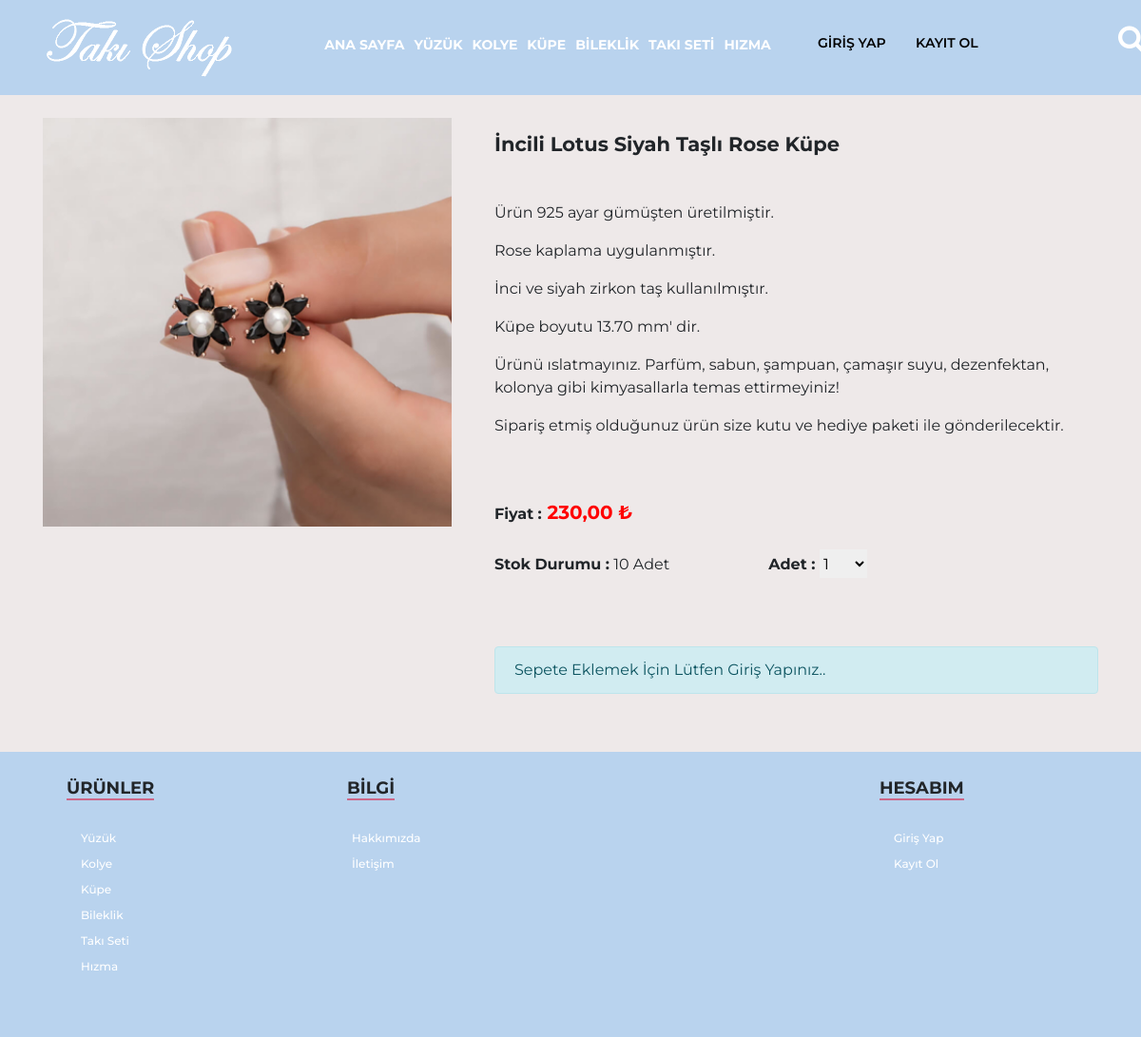
The app's page /urunbilgi.php?urun_id=29 with its own data.
### tables this page shows
CREATE TABLE `urunler` (
  `urun_id` int(11) NOT NULL,
  `urun_resim` varchar(255) NOT NULL,
  `urun_ad` varchar(255) NOT NULL,
  `urun_fiyat` varchar(255) NOT NULL,
  `urun_stok` varchar(255) NOT NULL,
  `urun_kategori` varchar(255) NOT NULL,
  `urun_onecikan` enum('1','2') NOT NULL,
  `urun_aciklama` varchar(1250) NOT NULL
);

### urunbilgi.php (the view, shortened to what this page needs)
<?php include "header.php";
$urunsor=$db->prepare("SELECT * FROM urunler where urun_id=:id");
$urunsor->execute(array(
    'id' => $_GET['urun_id']
));
$uruncek=$urunsor->fetch(PDO::FETCH_ASSOC);
?>
	<div class="container">
		<div class="row">
			<div class="col-md-5">
				<img src="admin/<?php echo $uruncek['urun_resim']; ?>" width="430">
			</div>
			<div class="col-md-7">
					<h3 style="margin-top: 15px;font-size: 21px;font-weight: bold"><?php echo $uruncek['urun_ad']; ?></h3><br>
					<p><?php echo $uruncek['urun_aciklama']; ?></p>
					<br>
					<br>
						<form action="admin/x/islem.php" method="POST">
<b>Fiyat :</b><span style="color: red;font-weight: bold;font-size: 20px;"> 230,00 ₺</span>
					<br><br>
				<b>	Stok Durumu :</b>  <span>
						<?php
							if($uruncek['urun_stok']<1){?>
							<span style="color: red;">Stok Tükendi</span>
						<?php }else{
echo $uruncek['urun_stok']." Adet";
}
						 ?>
</span>
					<b style="margin-left: 100px;">Adet : </b>
					<select name="urun_stok" id="" style="width: 50px;height: 30px; outline: none;border: 0;">
						<option value="1">1</option>
					</select>
					<br><br><br><br>
						<?php if(isset($_SESSION['userkullanici_mail'])){
						?>
					<center><button name="sepet_ekle" class="buton1">SEPETE EKLE</button></center>
				<?php }else {?><div class="alert alert-info" role="alert">
  Sepete Eklemek İçin Lütfen Giriş Yapınız..
</div>
<?php } ?>
</form>
								</div>
		</div>
	</div>
<?php include "footer.php"; ?>

### css/style.css (style rules this page uses)
* { list-style: none; font-family: 'Montserrat', sans-serif; }

### records on screen
urunler: urun_resim (picture), urun_ad "İncili Lotus Siyah Taşlı Rose Küpe", urun_aciklama "Ürün 925 ayar gümüşten üretilmiştir. Rose kaplama uygulanmıştır. İnci ve siyah zirkon taş kullanılmıştır. Küpe boyutu 13.70 mm' dir. Ürünü ıslatmayınız. Parfüm, sabun, şampuan, çamaşır suyu, dezenfektan, kolonya gibi kimyasallarla temas ettirmeyiniz! Sipariş etmiş olduğunuz ürün size kutu ve hediye paketi ile gönderilecektir.", urun_stok "10"
